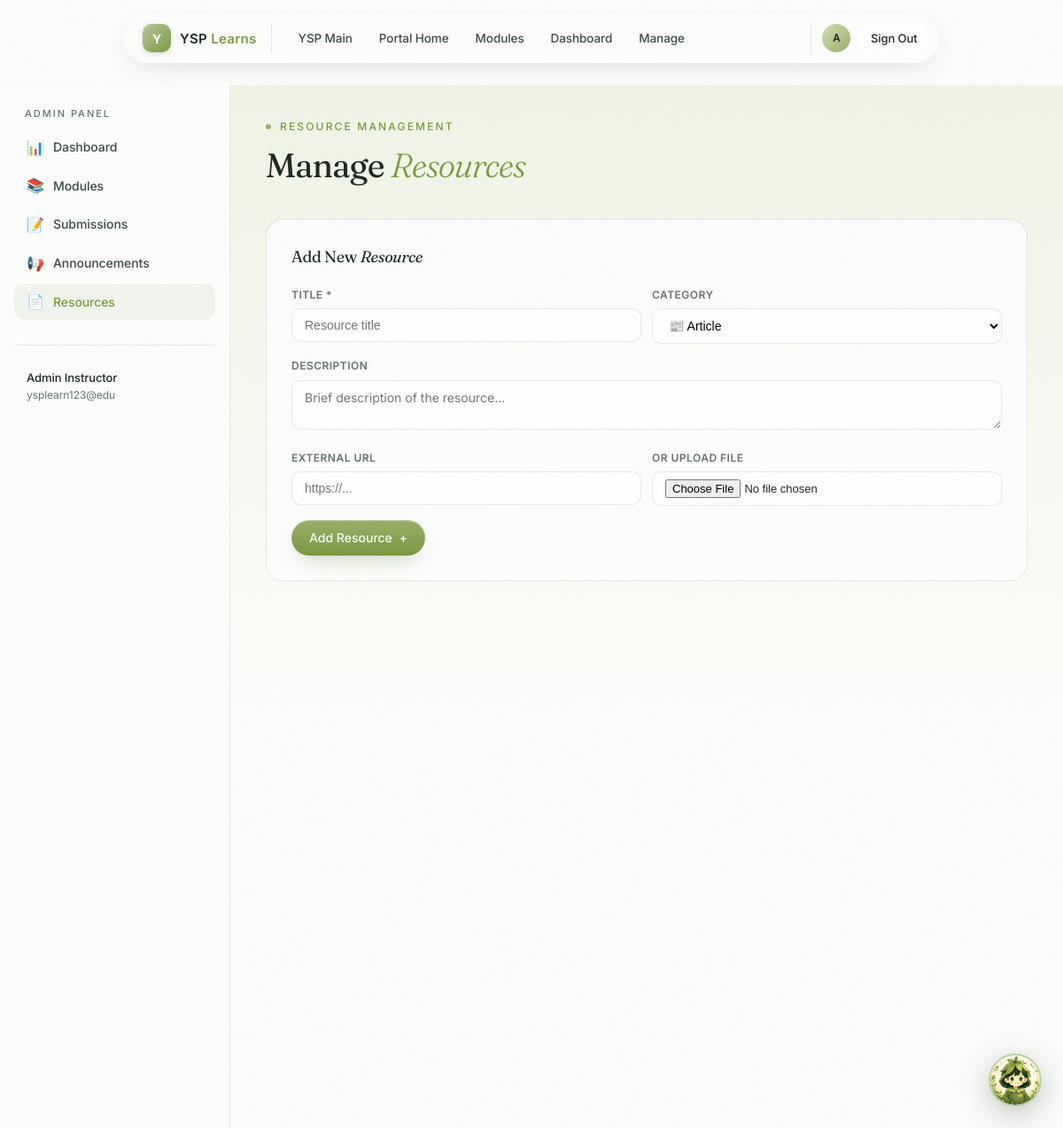
Screenshot of /admin/resources (signed in) with the database file from the repository.
### tables this page shows
CREATE TABLE users (
            id INTEGER PRIMARY KEY AUTOINCREMENT,
            full_name TEXT NOT NULL,
            email TEXT UNIQUE NOT NULL,
            password_hash TEXT NOT NULL,
            role TEXT NOT NULL DEFAULT 'student' CHECK(role IN ('admin', 'student')),
            created_at TIMESTAMP DEFAULT CURRENT_TIMESTAMP
        );

### app.py (the view, shortened to what this page needs)
@app.route('/admin/resources', methods=['GET', 'POST'])
@admin_required
def admin_resources():
    conn = get_db()
    resources = conn.execute(
        "SELECT r.*, u.full_name as author FROM resources r "
        "LEFT JOIN users u ON r.admin_id = u.id "
        "ORDER BY r.created_at DESC"
    ).fetchall()
    conn.close()
    return render_template('admin/resources.html', resources=resources)

### app.py (called while the page is built)
@login_manager.user_loader
def load_user(user_id):
    conn = get_db()
    user = conn.execute("SELECT * FROM users WHERE id = ?", (user_id,)).fetchone()
    conn.close()
    if user:
        return User(user['id'], user['full_name'], user['email'],
                    user['password_hash'], user['role'], user['created_at'])
    return None

def get_db():
    conn = sqlite3.connect(DB_PATH)
    conn.row_factory = sqlite3.Row
    conn.execute("PRAGMA journal_mode=WAL")
    conn.execute("PRAGMA foreign_keys=ON")
    return conn

def admin_required(f):
    @wraps(f)
    @login_required
    def decorated(*args, **kwargs):
        if not current_user.is_admin():
            flash('Access denied. Admin privileges required.', 'error')
            return redirect(url_for('learn_landing'))
        return f(*args, **kwargs)
    return decorated

@app.context_processor
def inject_now():
    return {
        'now': datetime.now(),
        'get_calendar_token': get_calendar_token
    }

    def is_admin(self):
        return self.role == 'admin'

### templates/admin/resources.html (shortened to what this page needs)
{% extends "base.html" %}
{% block content %}
<div class="dashboard-layout">
  <aside class="sidebar" id="sidebar">
    <div class="sidebar-section">
      <div class="sidebar-label">Admin Panel</div>
      <a href="{{ url_for('admin_dashboard') }}" class="sidebar-link">
        <span class="icon">📊</span> Dashboard
      </a>
      <a href="{{ url_for('admin_modules') }}" class="sidebar-link">
        <span class="icon">📚</span> Modules
      </a>
      <a href="{{ url_for('admin_submissions') }}" class="sidebar-link">
        <span class="icon">📝</span> Submissions
      </a>
      <a href="{{ url_for('admin_announcements') }}" class="sidebar-link">
        <span class="icon">📢</span> Announcements
      </a>
      <a href="{{ url_for('admin_resources') }}" class="sidebar-link active">
        <span class="icon">📄</span> Resources
      </a>
    </div>
    <div class="sidebar-section" style="margin-top:auto; padding-top:16px; border-top:1px solid var(--line)">
      <div style="padding:10px 14px">
        <div style="font-size:13px; font-weight:500; color:var(--ink)">{{ current_user.full_name }}</div>
        <div style="font-size:12px; color:var(--ink-mute)">{{ current_user.email }}</div>
      </div>
    </div>
  </aside>
  <main class="dashboard-main" style="background:linear-gradient(180deg, #f0f5e6 0%, var(--paper) 60%)">
    <div class="page-header apple-reveal">
      <span class="eyebrow"><span class="leaf"></span> Resource Management</span>
      <h2 class="section-title serif" style="font-size:clamp(24px, 3.5vw, 38px)">
        Manage <em>Resources</em>
      </h2>
    </div>
    <div class="apple-reveal" style="transition-delay:.1s; margin-bottom:32px">
      <div style="background:rgba(255,255,255,0.75); backdrop-filter:blur(12px); border:1px solid var(--line); border-radius:20px; padding:28px">
        <h3 class="serif" style="font-size:18px; margin:0 0 20px">Add New <em>Resource</em></h3>
        <form method="POST" action="{{ url_for('admin_resources') }}" enctype="multipart/form-data" style="display:grid; gap:16px">
          <div style="display:grid; grid-template-columns:1fr 1fr; gap:12px">
            <div>
              <label style="display:block; font-size:12px; font-weight:600; color:var(--ink-mute); margin-bottom:6px; text-transform:uppercase; letter-spacing:0.04em">Title *</label>
              <input type="text" name="title" required placeholder="Resource title"
                     style="width:100%; padding:10px 14px; border:1px solid var(--line); border-radius:10px; font-size:14px; box-sizing:border-box; outline:none" />
            </div>
            <div>
              <label style="display:block; font-size:12px; font-weight:600; color:var(--ink-mute); margin-bottom:6px; text-transform:uppercase; letter-spacing:0.04em">Category</label>
              <select name="category" style="width:100%; padding:10px 14px; border:1px solid var(--line); border-radius:10px; font-size:14px; box-sizing:border-box; outline:none; background:white">
                <option value="Article">📰 Article</option>
              </select>
            </div>
          </div>
          <div>
            <label style="display:block; font-size:12px; font-weight:600; color:var(--ink-mute); margin-bottom:6px; text-transform:uppercase; letter-spacing:0.04em">Description</label>
            <textarea name="description" rows="2" placeholder="Brief description of the resource..."
                      style="width:100%; padding:10px 14px; border:1px solid var(--line); border-radius:10px; font-size:14px; box-sizing:border-box; outline:none; resize:vertical; font-family:inherit"></textarea>
          </div>
          <div style="display:grid; grid-template-columns:1fr 1fr; gap:12px">
            <div>
              <label style="display:block; font-size:12px; font-weight:600; color:var(--ink-mute); margin-bottom:6px; text-transform:uppercase; letter-spacing:0.04em">External URL</label>
              <input type="url" name="url" placeholder="https://..."
                     style="width:100%; padding:10px 14px; border:1px solid var(--line); border-radius:10px; font-size:14px; box-sizing:border-box; outline:none" />
            </div>
            <div>
              <label style="display:block; font-size:12px; font-weight:600; color:var(--ink-mute); margin-bottom:6px; text-transform:uppercase; letter-spacing:0.04em">Or Upload File</label>
              <input type="file" name="resource_file"
                     style="width:100%; padding:8px 14px; border:1px solid var(--line); border-radius:10px; font-size:13px; box-sizing:border-box; outline:none; background:white" />
            </div>
          </div>
          <button type="submit" class="btn btn-forest" style="justify-self:start">
            Add Resource <span class="arr">+</span>
          </button>
        </form>
      </div>
    </div>
  </main>
</div>
{% endblock %}

### templates/base.html (shortened to what this page needs)
<!DOCTYPE html>
<html lang="en">
<head>
  <link rel="stylesheet" href="{{ url_for('static', filename='css/style.css') }}">
</head>
<body>
  <div class="grain" aria-hidden="true"></div>
  <div class="nav-wrap" id="navWrap">
    <nav class="nav">
      <a class="brand" href="{{ url_for('learn_landing') }}">
        <span class="logo-icon">Y</span>
        <span class="word">YSP <i>Learns</i></span>
      </a>
      <div class="nav-links">
        <a href="{{ url_for('index') }}" class="{{ 'active' if request.endpoint == 'index' else '' }}">YSP Main</a>
        <a href="{{ url_for('learn_landing') }}" class="{{ 'active' if request.endpoint == 'learn_landing' else '' }}">Portal Home</a>
        <a href="{{ url_for('catalog') }}" class="{{ 'active' if request.endpoint == 'catalog' else '' }}">Modules</a>
        {% if current_user.is_authenticated %}
          {% if current_user.role == 'student' %}
            <a href="{{ url_for('student_dashboard') }}" class="{{ 'active' if request.endpoint == 'student_dashboard' else '' }}">My Learning</a>
          {% else %}
            <a href="{{ url_for('admin_dashboard') }}" class="{{ 'active' if request.endpoint == 'admin_dashboard' else '' }}">Dashboard</a>
            <a href="{{ url_for('admin_modules') }}" class="{{ 'active' if request.endpoint in ('admin_modules', 'create_module', 'edit_module') else '' }}">Manage</a>
          {% endif %}
        {% endif %}
      </div>
      {% if current_user.is_authenticated %}
        <div class="nav-user">
          <span class="nav-avatar">{{ current_user.full_name[0] }}</span>
          <a href="{{ url_for('logout') }}" class="btn btn-sm btn-ghost" data-magnetic>Sign Out</a>
        </div>
      {% else %}
        <a href="{{ url_for('login') }}" class="btn btn-sm btn-primary" data-magnetic>Sign In <span class="arr">↗</span></a>
      {% endif %}
    </nav>
  </div>
  {% if error_code %}
    <div class="auth-page">
      <div class="auth-card" style="text-align:center">
        <div style="font-size:72px;font-family:'Fraunces',serif;font-weight:300;color:var(--sage-deep);margin-bottom:12px">{{ error_code }}</div>
        <h2 class="serif">{{ error_message }}</h2>
        <p class="text-mute mt-md">The page you're looking for doesn't exist or has been moved.</p>
        <a href="{{ url_for('learn_landing') }}" class="btn btn-forest mt-md">Back to Home <span class="arr">↗</span></a>
      </div>
    </div>
  {% else %}
    {% block content %}{% endblock %}
  {% endif %}
</body>
</html>

### rows the page displays
users: full_name "A", full_name "Admin Instructor", email "ysplearn123@edu"
